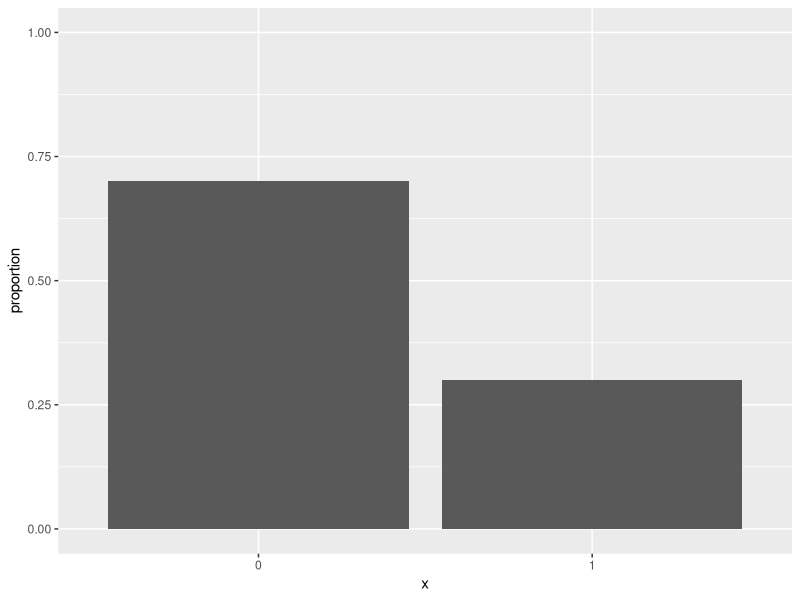
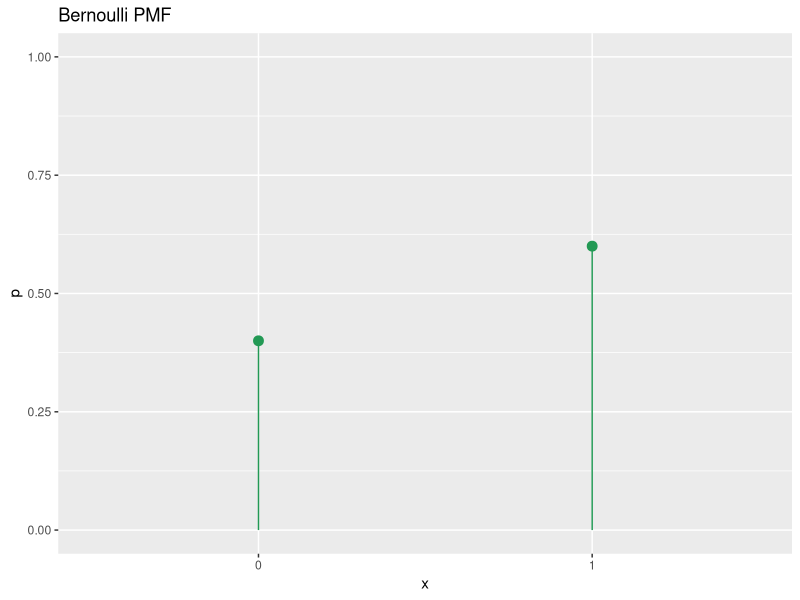
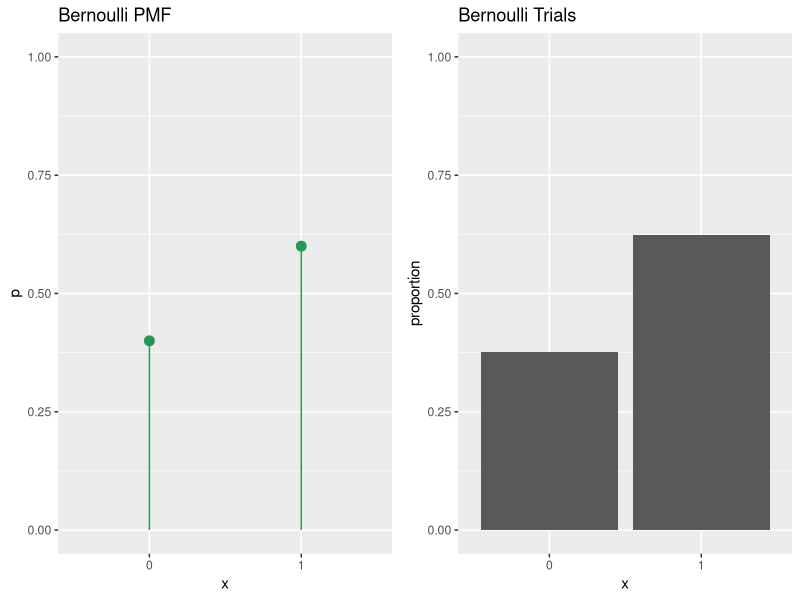

Reproduce these figures in R, in order.
## ---- chunk 1
knitr::opts_chunk$set(echo = FALSE)
## ---- chunk 2
library(gridExtra)
## ---- chunk 3
library(tidyverse)
## ---- chunk 4
# set parameters
set.seed(42)  # for reproducibility
n <- 10       # number of trials
x <- c("0","1")   # possible outcomes ("1"="success","0"="failure")
p <- 0.6      # probability of success

# simulate n Bernoulli trials with success probability p
samples <- sample(x,size=n,prob=c(1-p,p),replace=TRUE)

# convert samples into tibble form
samples_tib <- tibble(x=samples) %>% 
  group_by(x) %>% 
  summarise(count=n(),
            proportion=count/n)
samples_tib
## ---- chunk 5
ggplot(samples_tib,aes(x=x,y=proportion)) + 
  geom_col() + 
  ylim(0,1)
## ---- chunk 6
# set Bernouli parameter
p <- 0.6

# set PMF of the Bernoulli r.v.
pmf <- tibble(x=c("0","1"),
              p=c(1-p,p))

# plot the Bernoulli distribution
p1 <- ggplot(pmf,aes(x=x,y=p)) + 
  geom_point(size=3,color="#229954") + 
  geom_segment(aes(x=x,xend=x,
                   y=c(0,0), yend=p),
               color="#229954") + 
  ggtitle("Bernoulli PMF") + 
  ylim(0,1) + 
  scale_x_discrete(labels=c("0"="0","1"="1"))
p1
## ---- chunk 7
# set parameters
set.seed(42)  # for reproducibility
n <- 1000       # number of trials
x <- c("0","1")   # possible outcomes ("1"="success","0"="failure")
p <- 0.6      # probability of success

# simulate n Bernoulli trials with success probability p
samples <- sample(x,size=n,prob=c(1-p,p),replace=TRUE)

# convert samples into tibble form
samples_tib <- tibble(x=samples) %>% 
  group_by(x) %>% 
  summarise(count=n(),
            proportion=count/n)
samples_tib
## ---- chunk 8
p2 <- ggplot(samples_tib,aes(x=x,y=proportion)) + 
  geom_col() +
  ggtitle("Bernoulli Trials") + 
  ylim(0,1)
grid.arrange(p1,p2,ncol=2)
